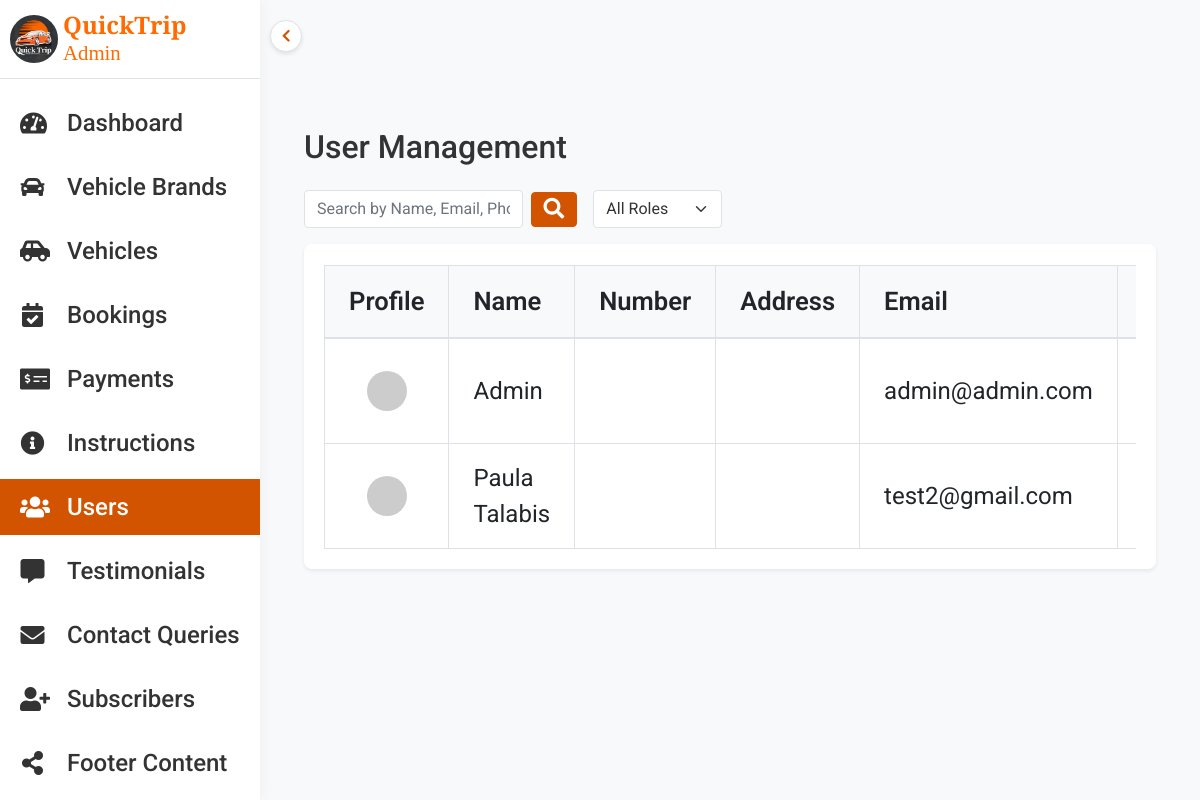
/admin/users.php (signed in), run on the app's committed database.
### tables this page shows
CREATE TABLE `users` (
  `id` int(11) NOT NULL,
  `name` varchar(100) NOT NULL,
  `email` varchar(100) NOT NULL,
  `password` varchar(255) NOT NULL,
  `created_at` timestamp NOT NULL DEFAULT current_timestamp(),
  `is_admin` tinyint(1) DEFAULT 0
);

### admin/users.php (the view, shortened to what this page needs)
<?php
$search = isset($_GET['search']) ? trim($_GET['search']) : '';
$query = "
    SELECT u.*,
           CASE WHEN u.is_admin = 1 THEN 'admin' ELSE 'user' END as role,
           COUNT(DISTINCT b.id) as booking_count,
           COUNT(DISTINCT t.id) as testimonial_count
    FROM users u
    LEFT JOIN bookings b ON u.id = b.user_id
    LEFT JOIN testimonials t ON u.id = t.user_id
    WHERE 1";
$query .= " GROUP BY u.id ORDER BY u.created_at DESC";
$result = mysqli_query($conn, $query);
include('includes/header.php');
?>
<div class="container-fluid py-4">
    <div class="d-flex justify-content-between align-items-center mb-4">
        <h2 class="mb-0">User Management</h2>
    </div>
    <form class="row g-3 mb-3 align-items-center" method="get" action="" id="filterForm">
        <div class="col-md-4 d-flex align-items-center">
            <input type="text" class="form-control" name="search" placeholder="Search by Name, Email, Phone, Address..." value="<?php echo htmlspecialchars($search); ?>">
            <button type="submit" class="btn btn-primary ms-2" title="Search" style="padding: 0.375rem 0.75rem;">
                <i class="fas fa-search"></i>
            </button>
        </div>
        <div class="col-md-2">
            <select class="form-select" name="role_filter" id="roleFilter">
                <option value="">All Roles</option>
            </select>
        </div>
    </form>
    <div class="card shadow-sm">
        <div class="card-body p-0">
            <div id="top-scroll-users" style="overflow-x: auto; overflow-y: hidden; width: 100%;">
                <div style="width: max-content; height: 1px;"></div>
            </div>
            <div id="table-scroll-users" class="table-responsive">
                <table class="table table-bordered table-hover mb-0" id="users-table">
                    <thead class="bg-light">
                        <tr>
                            <th class="px-4 py-3">Profile</th>
                            <th class="px-4 py-3">Name</th>
                            <th class="px-4 py-3">Number</th>
                            <th class="px-4 py-3">Address</th>
                            <th class="px-4 py-3">Email</th>
                            <th class="px-4 py-3">Role</th>
                        </tr>
                    </thead>
                    <tbody>
                    <?php while($user = mysqli_fetch_assoc($result)): ?>
                        <tr>
                            <td class="px-4 py-3 text-center">
                                <img src="<?php echo !empty($user['profile_picture']) ? '../' . htmlspecialchars($user['profile_picture']) : 'https://ui-avatars.com/api/?name=' . urlencode($user['name']); ?>" alt="Profile Picture" class="rounded-circle" style="width:40px;height:40px;object-fit:cover;">
                            </td>
                            <td class="px-4 py-3"><?php echo htmlspecialchars($user['name']); ?></td>
                            <td class="px-4 py-3"><?php echo htmlspecialchars($user['phone'] ?? ''); ?></td>
                            <td class="px-4 py-3"><?php echo htmlspecialchars($user['address'] ?? ''); ?></td>
                            <td class="px-4 py-3"><?php echo htmlspecialchars($user['email']); ?></td>
                            <td class="px-4 py-3">
                            </td>
                        </tr>
                    <?php endwhile; ?>
                    </tbody>
                </table>
            </div>
        </div>
    </div>
</div>
<?php
include('includes/footer.php');
?>
</body>
</html>

### admin/css/admin-style.css (style rules this page uses)
:root { --primary-color: #D35400; --primary-color-dark: #b44600; --text-dark: #333333; --text-light: #666666; --white: #ffffff; --light-bg: #f8f9fa; --border-color: #dee2e6; --max-width: 1200px; }
* { margin: 0; padding: 0; box-sizing: border-box; }
body { font-family: "Roboto", sans-serif; background-color: var(--light-bg); color: var(--text-dark); min-height: 100vh; margin: 0; padding: 0; }
.container-fluid { max-width: 1500px; margin: 0 auto; padding-top: 2rem; }
.card { background-color: var(--white); border: none; border-radius: 10px; padding: 20px; margin-bottom: 1rem; box-shadow: 0 2px 4px rgba(0,0,0,0.1); transition: all 0.3s ease; }
.card-body { padding: 1.5rem; }
.table { width: 100%; margin-bottom: 1rem; background-color: transparent; }
.table th { font-size: 1.6rem; font-weight: 600; background-color: #f8f9fa; border-bottom: 2px solid var(--border-color); padding: 1rem; vertical-align: middle; }
.table td { padding: 1rem; font-size: 1.5rem; vertical-align: middle; border-top: 1px solid var(--border-color); }
.btn-primary { background-color: var(--primary-color); border-color: var(--primary-color); }
.form-control { background-color: var(--white); border-color: var(--border-color); color: var(--text-dark); }
.form-select { background-color: var(--white); border-color: var(--border-color); color: var(--text-dark); }
.card { transition: all 0.3s ease; cursor: pointer; }
.card { border: none; border-radius: 10px; overflow: hidden; margin-bottom: 1rem; transition: all 0.3s cubic-bezier(0.4, 0, 0.2, 1); }
.card { background: #fff; border-radius: 8px; box-shadow: 0 2px 4px rgba(0,0,0,0.1); margin-bottom: 1.5rem; }
.card .table { margin-bottom: 0; }
.btn-primary, .btn-success, .btn-warning, .btn-danger { font-size: 1.3rem; padding: 0.5rem 1rem; display: inline-flex; align-items: center; gap: 0.5rem; }
.btn-primary i, .btn-success i, .btn-warning i, .btn-danger i { font-size: 1.3rem; }
.text-center { text-align: center; }

### data on the page
users: name "Admin", email "admin@admin.com"
users: name "Paula Talabis", email "test2@gmail.com"
